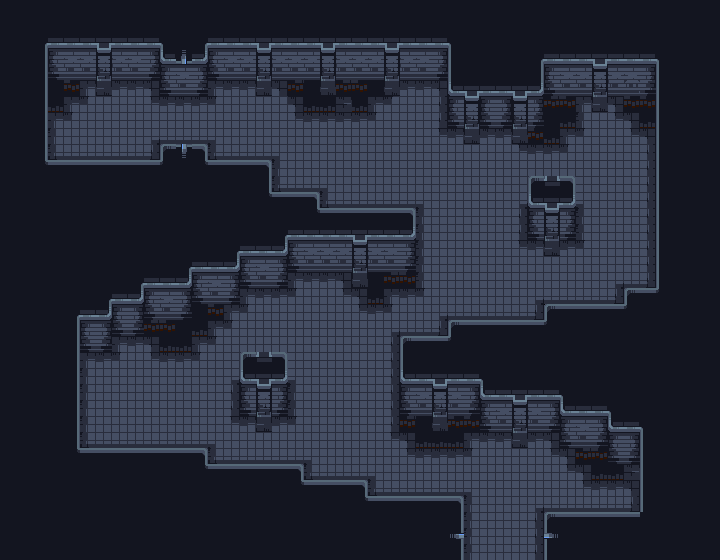

Tiled map render using the project's own tile images. Description and the map definition, with tile-layer contents summarised, below:
An orthogonal 45x35 tile map with 16x16 px tiles, 4 tile layers (floors, blocks, holes, detail 1), 3 tilesets and 3 objects (2, spawners, 3).

<map version="1.10" tiledversion="1.12.0" orientation="orthogonal" renderorder="right-down" width="45" height="35" tilewidth="16" tileheight="16" infinite="0" nextlayerid="10" nextobjectid="5">
 <editorsettings>
  <export target="2.csv" format="csv" />
 </editorsettings>
 <tileset firstgid="1" source="../../assets/tilesets/tileset_0.tsx" />
 <tileset firstgid="61" source="../../assets/tilesets/tileset_1.tsx" />
 <tileset firstgid="133" source="../../assets/tilesets/tileset_2.tsx" />
 <layer id="2" name="floors" width="45" height="35">
  <data>[1575 cells, 640 non-empty, 18 distinct tile ids]</data>
 </layer>
 <layer id="1" name="blocks" width="45" height="35">
  <data>[1575 cells, 993 non-empty, 24 distinct tile ids]</data>
 </layer>
 <layer id="3" name="holes" width="45" height="35">
  <data>[1575 cells, 43 non-empty, 5 distinct tile ids]</data>
 </layer>
 <layer id="4" name="detail 1" width="45" height="35">
  <data>[1575 cells, 0 non-empty, 0 distinct tile ids]</data>
 </layer>
 <objectgroup id="5" name="entries">
  <object id="1" name="2" x="100.5" y="118">
   <properties>
    <property name="direction" value="right" />
   </properties>
   <point />
  </object>
 </objectgroup>
 <objectgroup id="6" name="chest" />
 <objectgroup id="7" name="spawners">
  <object id="2" name="spawners" x="365.818" y="143.091" width="69.0909" height="34.7273">
   <properties>
    <property name="count" type="int" value="5" />
    <property name="enemy_type" value="mage, enemy" />
   </properties>
  </object>
 </objectgroup>
 <objectgroup id="8" name="exits">
  <object id="4" name="3" x="444.746" y="560.003" width="119" height="63.3333" />
 </objectgroup>
 <objectgroup id="9" name="entities" />
</map>
